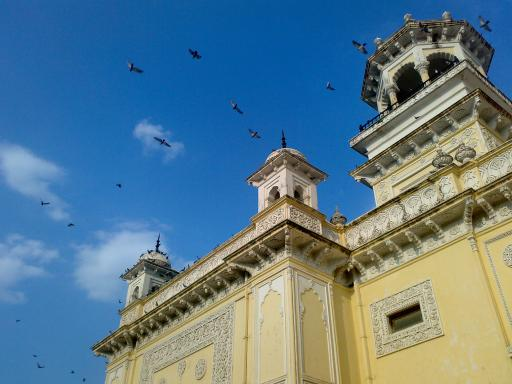
#> input picture data/home.jpg, 512 x 384 px
$ jupyter execute 5_creating_histograms.ipynb
#> lines starting #> are read from the running program, lines starting #| are printed output that depends on the picture
# Exercise 5: Creating and plotting histograms

https://docs.opencv.org/4.5.1/d1/db7/tutorial_py_histogram_begins.html
https://opencv-python-tutroals.readthedocs.io/en/latest/py_tutorials/py_imgproc/py_histograms/py_histogram_begins/py_histogram_begins.html#histograms-getting-started

In this exercise you will learn how to:
- Create image histograms using functions from OpenCV `cv.calcHist()` and Numpy `np.histogram()`.
- Plot histograms using functions `plt.hist()` and `plt.plot()` from Matplotlib.

## Theory

<p>

So what is histogram? You can consider histogram as a graph or plot, which gives you an overall idea about the intensity distribution of an image. It is a plot with pixel values (ranging from 0 to 255, not always) on the X-axis and corresponding number of pixels with that value on the image on Y-axis.

It is just another way of understanding the image. By looking at the histogram of an image, you can get an intuition about the contrast, brightness, intensity distribution, etc. of that image. Almost all image processing tools today, provide features based on histograms. To the right is an image from the [Cambridge in Color website](https://www.cambridgeincolour.com/tutorials/histograms1.htm) and its histogram. Note that this histogram is calculated on the grayscale image, not the color image (i.e. the color image has first been converted into grayscale).

From the histogram we see that:
- The left region of the histogram shows the amount of darker pixels in the image.
- The right region of the histogram shows the amount of brighter pixels in the image.
- The darker region is bigger than the brighter region.
- The amount of midtones (pixel values in the mid-range, say around 127) are scarce.
</p>

## Creating histograms

Now that we have a basic idea of what a histogram is, let's look at how we can create histograms. Both OpenCV and Numpy come with built-in functions for creating histograms. Before using those functions, we need to understand some terminology related to histograms:
- `BINS`: The histogram above shows the number of pixels for every pixel value, from 0 to 255, i.e. you need 256 values to show the histogram above. But you could also create a histogram by counting the number of pixels with values within a certain interval of values, e.g. the intervals 0 to 15, 16 to 31, ..., 240 to 255. In this case, the range of each interval is 16 values, so you would need only 16 intervals to represent the histogram. So you would simply split the whole histogram to 16 sub-parts (intervals), where the value of each sub-part (interval) is the number of all pixels with intensities that fall within the range (interval) of a sub-part. Each sub-part (interval) is called "BIN" (or a "BUCKET"). In the first case, the number of bins was 256 (one for each pixel value 0-255), while in second case, teh number of bins is 16. The number of BINS is referred to as `histSize` in OpenCV.
- `DIMS`: The dimensions is the number of parameters for which we collect the data. In this case, we only collect data regarding  one parameter, the pixels' intensity values in the grayscale image, so here DIMS is 1.
- `RANGE`: This is the range of intensity values you want to measure. Normally, it is \[0,256\], i.e. all intensity values (8-bit channel).

## Example

https://docs.opencv.org/4.5.1/d8/dbc/tutorial_histogram_calculation.html
https://docs.opencv.org/2.4/doc/tutorials/imgproc/histograms/histogram_calculation/histogram_calculation.html#histogram-calculation

Imagine that a Matrix contains information of an image (i.e. intensity in the range 0-255):

Since we know that the range of information values in this case is 256 values, we can segment our range in subparts (bins) like:

and we can keep count of the number of pixels that fall in the range of each $bin_{i}$. Applying this to the example above we get the image below (axis x represents the bins and axis y the number of pixels in each of them).

As a first step, let's import the python modules we need.

[cell 1]
import cv2 as cv
import numpy as np
import matplotlib.pyplot as plt

## Creating histograms with OpenCV

We can use OpenCV's `cv.calcHist()` function to calculate a histogram for an image.

`hist = cv.calcHist(images, channels, mask, histSize, ranges)`
- `images`: an image of type uint8 or float32, which should be given in square brackets, i.e. `[img]`.
- `channels`: index of channel for which to calculate a histogram (also given within square brackets), e.g. for a grayscale image its value is `[0]`, for a color image `[0]`, `[1]` or `[2]` (to calculate histogram of the blue, green or red channel respectively).
- `mask`: an image mask. To find the histogram of the entire image, `None` is supplied, but if you want to find the histogram of particular region of interest (ROI) of the image, you have to create and supply an image mask for that ROI.
- `histSize`: the BIN count (also needs to be given within square brackets), e.g. `[256]` will create one bin for each pixel value.
- `ranges`: the RANGE of pixel values in the image (normally it is `[0,256]`).

The function returns `hist`, a 2-dimensional array in which each value represents a BIN with its corresponding BIN COUNT, e.g. with 256 bins, the shape of `hist` would be (256, 1).

Let's load an image, convert it to grayscale, and find its full histogram.

[cell 2]
# Read an image and convert it to grayscale
img_gray = cv.imread('../data/home.jpg', 0) # 0 = cv.IMREAD_GRAYSCALE
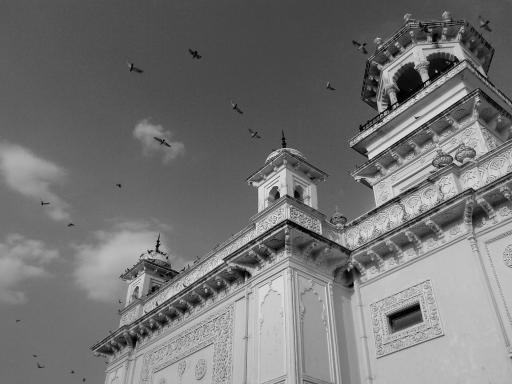
#> img_gray: shape (384, 512); min 0, max 255, mean 116.2
print(f'img_gray.shape: {img_gray.shape}')
#| img_gray.shape: (384, 512)

# Calculate the histogram (for the one and only grayscale channel)
hist = cv.calcHist([img_gray], [0], None, [256], [0,256])
#> hist = 256 values, max 3908 at index 111, min 0 at index 242, mean 768
print(f'\nhist.shape: {hist.shape}')
#| hist.shape: (256, 1)

# Print the number of pixels in the first- and last bins
print(f'\nNumber of pixels in first bin : {hist[0][0]}')
#| Number of pixels in first bin : 163.0
print(f'Number of pixels in last bin  : {hist[-1][0]}')
#| Number of pixels in last bin  : 1.0

## Creating histograms with Numpy

We can use Numpy's `np.histogram()` function to calculate a histogram for an image.

`hist, bins = np.histogram(a, bins, range)`
- `a`: The flattened image array (*flattened* means the image array is converted to a 1-dimensional array, e.g. `img.ravel()`).
- `bins`: The number of equal-width bins in the given range (10, by default), e.g. `256` for 256 bins (one bin per pixel value).
- `range`: The lower and upper range of the bins, e.g. `[0, 256]`.

The function returns `hist` and `bins`.
- `hist` is the same as we calculated before, but the returned array will be 1-dimensional.
- `bins` contains the bin edges, with length = len(hist)+1, i.e. the first bin would be in the interval $[bins[0], bins[1])$.

[cell 3]
# Calculate the histogram (for the one and only grayscale channel)
hist, bins = np.histogram(img_gray.ravel(), 256, [0,256])
#> bins = 257 values from 0 to 256
print(f'\nhist.shape: {hist.shape}')
#| hist.shape: (256,)
print(f'bins.shape: {bins.shape}')
#| bins.shape: (257,)

# Print the number of pixels in the first- and last bins
print(f'\nNumber of pixels in first bin : {hist[0]}')
#| Number of pixels in first bin : 163
print(f'Number of pixels in last bin  : {hist[-1]}')
#| Number of pixels in last bin  : 1

# Print the bins edges of the first- and last bins
print(f'\nBin edges for Bin 0   : [{bins[0]}, {bins[1]})')
#| Bin edges for Bin 0   : [0.0, 1.0)
print(f'Bin edges for Bin {len(hist-1)} : [{bins[-2]}, {bins[-1]})')
#| Bin edges for Bin 256 : [255.0, 256.0)

## Plotting histograms with Matplotlib

Matplotlib comes with a histogram plotting function `plt.hist()` that takes exactly the same input arguments as Numpy's `np.histogram()` function above, and returns a 3-tuple `(hist, bins, _)` where the 2 first elements contain exactly the same return values as `np.histogram()`. The difference is that the function `plt.hist()` also plots the histogram.

`(hist, bins, _) = plt.hist(a, bins, range)`

[cell 4]
# Read image as grayscale
img_gray = cv.imread('../data/home.jpg', 0)

# Plot image
plt.figure(figsize=(10,4));
plt.subplot(1,2,1);
plt.imshow(img_gray, cmap="gray", interpolation="bicubic");
plt.xticks([]); plt.yticks([])

# Plot histogram
plt.subplot(1,2,2);
(hist, bins, _) = plt.hist(img_gray.ravel(), 256, [0,256]);

plt.tight_layout(pad=3.0)
plt.show()
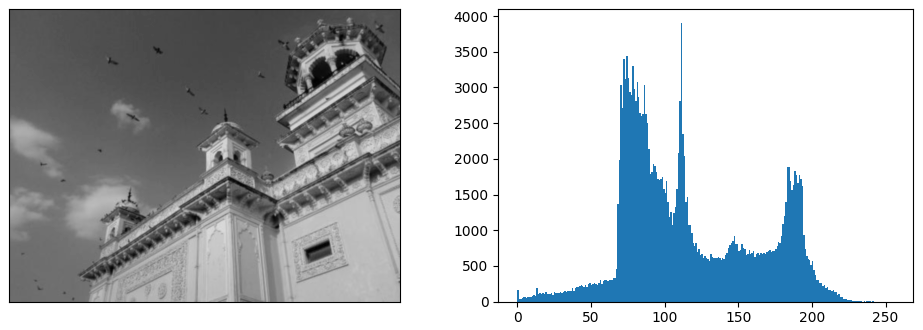
#> figure drawn by matplotlib, 2 panels; panel 2: tallest bar 3908 high, from x = 111 to 112

You can also first calculate the histograms, and then use Matplotlibs normal `plt.plot()` function.

Let's calculate the histogram for each color channel in a color image using OpenCV's `cv.calcHist()` function, and plot them with Matplotlib's `plt.plot()` function. Notice the peak in the blue color channel around the value 170 which is due to the color of the "sky" in the image.

[cell 5]
# Read image as (b,g,r) color
img_color = cv.imread('../data/home.jpg')
#> img_color is the input picture: shape (384, 512, 3); mean B, G, R 141.2, 123.9, 91.6

# Plot image
plt.figure(figsize=(12,4));
plt.subplot(1,2,1);
plt.imshow(img_color[:,:,::-1]);
plt.xticks([]); plt.yticks([])

# Calculate and plot histograms of each color channel (b,g,r)
color = ('b','g','r')
for i, col in enumerate(color):
    hist = cv.calcHist([img_color], [i], None, [256], [0,256])
    plt.subplot(1,2,2);
    plt.plot(hist, color = col)
    plt.xlim([0,256])

plt.tight_layout(pad=3.0)
plt.show()
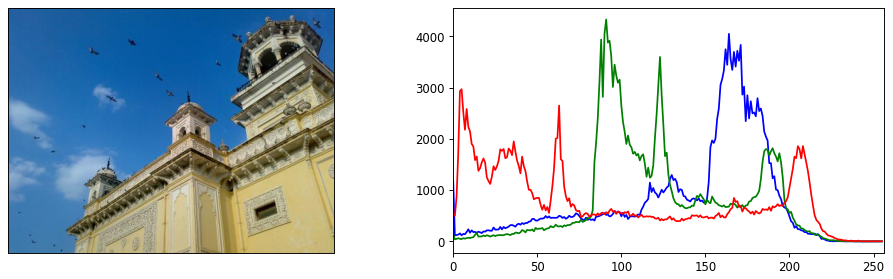
#> figure drawn by matplotlib, 2 panels; panel 2: curve peaks at x = 164, y = 4049; panel 2: curve peaks at x = 91, y = 4328; panel 2: curve peaks at x = 5, y = 2968

## Using histogram masks with OpenCV

The third argument to `hist = cv.calcHist(images, channels, mask, histSize, ranges)` is a mask.

We have previously set this to `None` so that the histogram is calculated for the entire image. If we want to find a histogram of some Region Of Interest (ROI) in the image, we can create a *mask image* (same dimensions as the original image) with the color white (i.e. with all pixel values = 255 for each color channel) for the ROI, and the color black (i.e. with all pixel values = 0 for each color channel) otherwise. This is the mask we would supply as the third argument to the function above.

[cell 6]
# Read in an image as grayscale
img = cv.imread('../data/home.jpg', 0)

# Create a mask with the same shape as the original image.
# Also set all elements in the mask to zero (black).
mask = np.zeros(img.shape[:2], np.uint8)

# Now select the Region Of Interest (ROI) in the mask
# by setting all elements in the ROI to 255 (white).
mask[100:300, 100:400] = 255

# 'AND' the image with itself using the mask (so we can plot this).
# This will "black-out" pixels outside of the ROI.
masked_img = cv.bitwise_and(img, img, mask = mask)
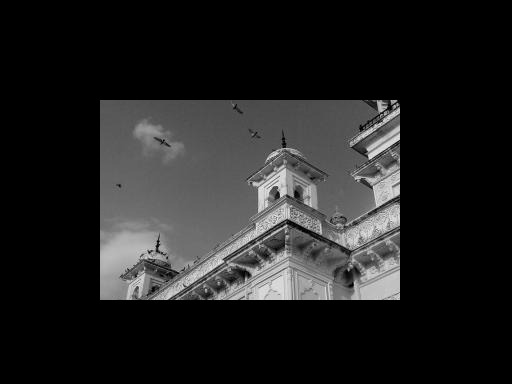
#> masked_img: shape (384, 512); min 0, max 255, mean 33.9

# Let's select the ROI in the original image (so we can plot this).
roi_img = img[100:300, 100:400]
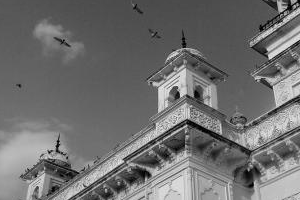
#> roi_img: shape (200, 300); min 0, max 255, mean 111

# Calculate the histogram for the whole image (no mask)
hist_full = cv.calcHist([img], [0], None, [256], [0,256])
#> hist_full has the same summary as hist

# Calculate the histogram for the ROI in the image (with mask)
hist_mask = cv.calcHist([img], [0], mask, [256], [0,256])
#> hist_mask = 256 values, max 1334 at index 81, min 0 at index 242, mean 234.4

# Plot the image, mask, masked image and the two histograms
plt.figure(figsize=(16,6))
plt.subplot(241), plt.imshow(img, 'gray'); plt.title('Original Image'); plt.xticks([]); plt.yticks([]);
plt.subplot(242), plt.imshow(mask,'gray'); plt.title('Mask'); plt.xticks([]); plt.yticks([]);
plt.subplot(243), plt.imshow(masked_img, 'gray'); plt.title('Masked Image'); plt.xticks([]); plt.yticks([]);
plt.subplot(244), plt.imshow(roi_img, 'gray'); plt.title('ROI in Image'); plt.xticks([]); plt.yticks([]);
plt.subplot(212), plt.plot(hist_full), plt.plot(hist_mask), plt.title('Histograms'); plt.legend({'Full','ROI'})
plt.xlim([0,256])

plt.tight_layout(pad=1.0)
plt.show()
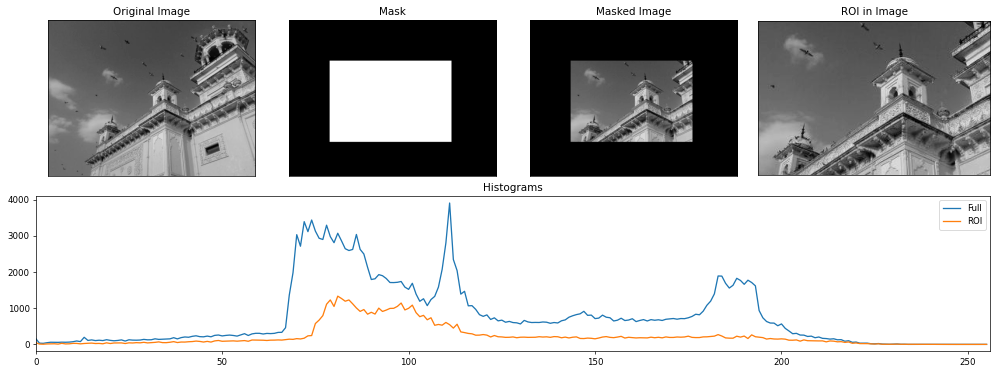
#> figure drawn by matplotlib, 5 panels; panel 5: curve peaks at x = 111, y = 3908; panel 5: curve peaks at x = 81, y = 1334

$ run again, with data/apple.jpg copied over data/home.jpg
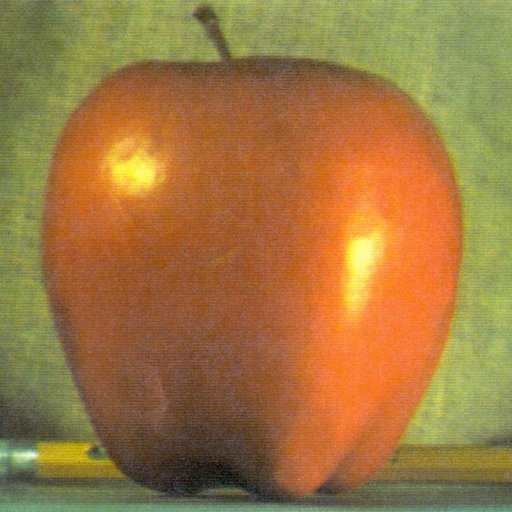
#> input picture data/apple.jpg, 512 x 512 px
#> `img_gray = cv.imread('../data/home.jpg', 0)`:
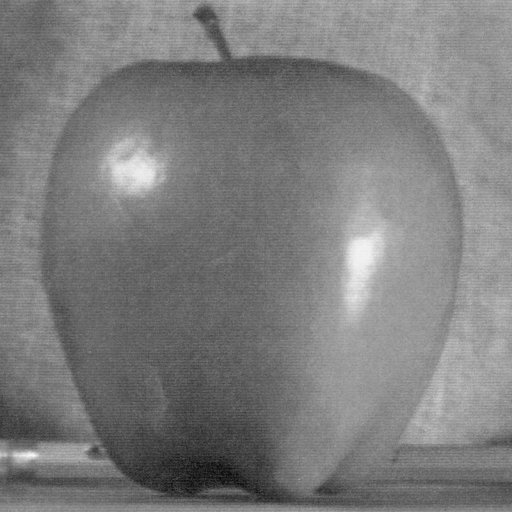
#> img_gray: shape (512, 512); min 7, max 250, mean 125.2
#| img_gray.shape: (512, 512)
#> hist = 256 values, max 3896 at index 152, min 0 at index 0, mean 1024
#| hist.shape: (256, 1)
#| Number of pixels in first bin : 0.0
#| Number of pixels in last bin  : 0.0
#> bins = 257 values from 0 to 256
#| hist.shape: (256,)
#| bins.shape: (257,)
#| Number of pixels in first bin : 0
#| Number of pixels in last bin  : 0
#| Bin edges for Bin 0   : [0.0, 1.0)
#| Bin edges for Bin 256 : [255.0, 256.0)
#> img_color is the input picture: shape (512, 512, 3); mean B, G, R 64.8, 119.7, 159.1
#> `roi_img = img[100:300, 100:400]`:
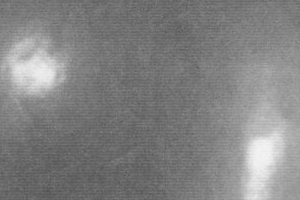
#> roi_img: shape (200, 300); min 82, max 243, mean 129.8
#> hist_full has the same summary as hist
#> hist_mask = 256 values, max 1609 at index 114, min 0 at index 0, mean 234.4

$ run again, with data/bilateral.jpg copied over data/home.jpg
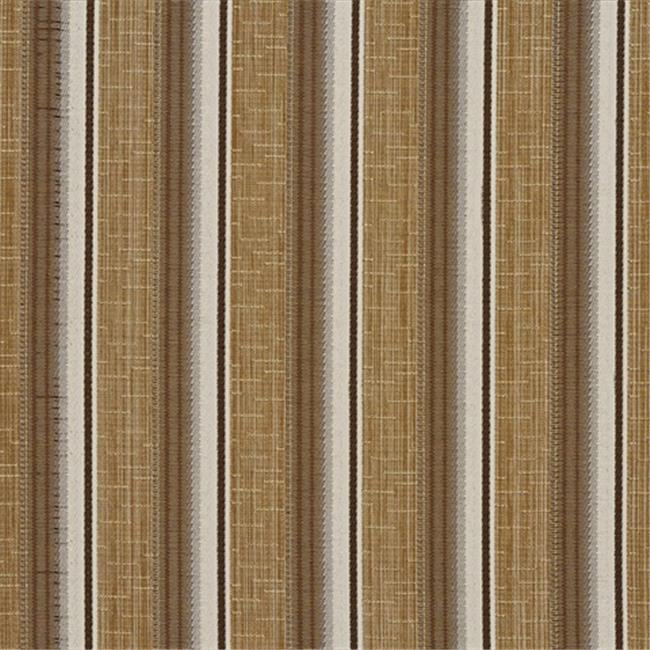
#> input picture data/bilateral.jpg, 650 x 650 px
#> `img_gray = cv.imread('../data/home.jpg', 0)`:
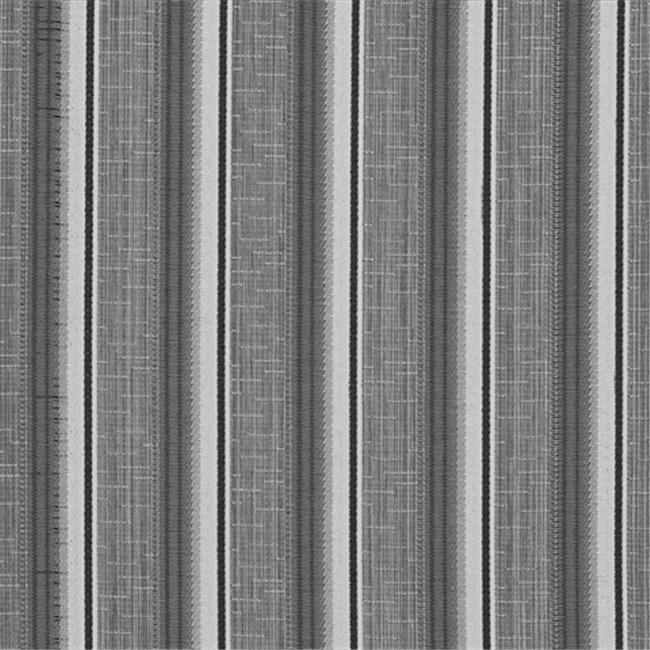
#> img_gray: shape (650, 650); min 21, max 229, mean 127
#| img_gray.shape: (650, 650)
#> hist = 256 values, max 6026 at index 102, min 0 at index 0, mean 1650.4
#| hist.shape: (256, 1)
#| Number of pixels in first bin : 0.0
#| Number of pixels in last bin  : 0.0
#> bins = 257 values from 0 to 256
#| hist.shape: (256,)
#| bins.shape: (257,)
#| Number of pixels in first bin : 0
#| Number of pixels in last bin  : 0
#| Bin edges for Bin 0   : [0.0, 1.0)
#| Bin edges for Bin 256 : [255.0, 256.0)
#> img_color is the input picture: shape (650, 650, 3); mean B, G, R 95.2, 123.5, 146
#> `roi_img = img[100:300, 100:400]`:
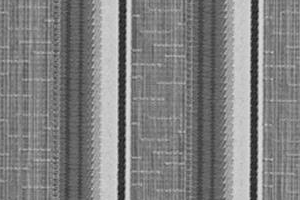
#> roi_img: shape (200, 300); min 23, max 226, mean 128.3
#> hist_full has the same summary as hist
#> hist_mask = 256 values, max 1009 at index 123, min 0 at index 0, mean 234.4

$ run again, with data/daisy.jpg copied over data/home.jpg
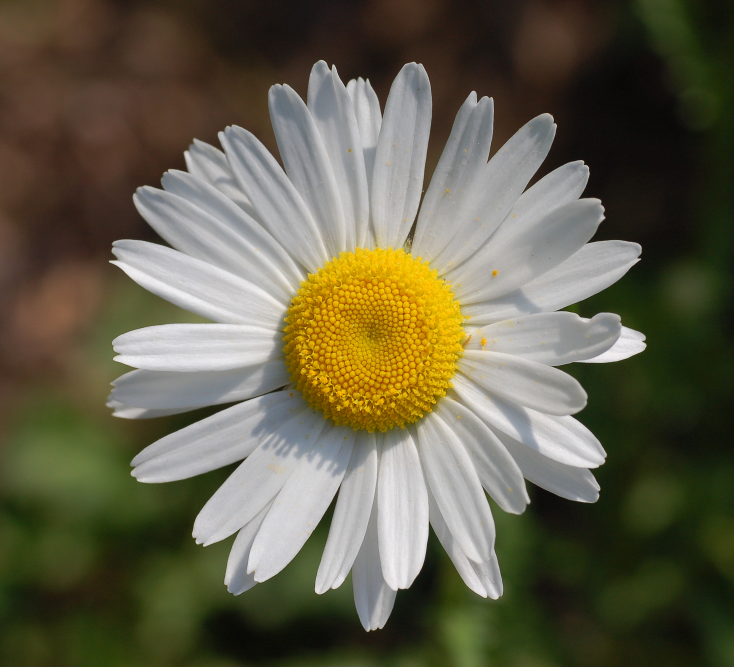
#> input picture data/daisy.jpg, 2200 x 2000 px (shown at 1/3 size)
#> `img_gray = cv.imread('../data/home.jpg', 0)`:
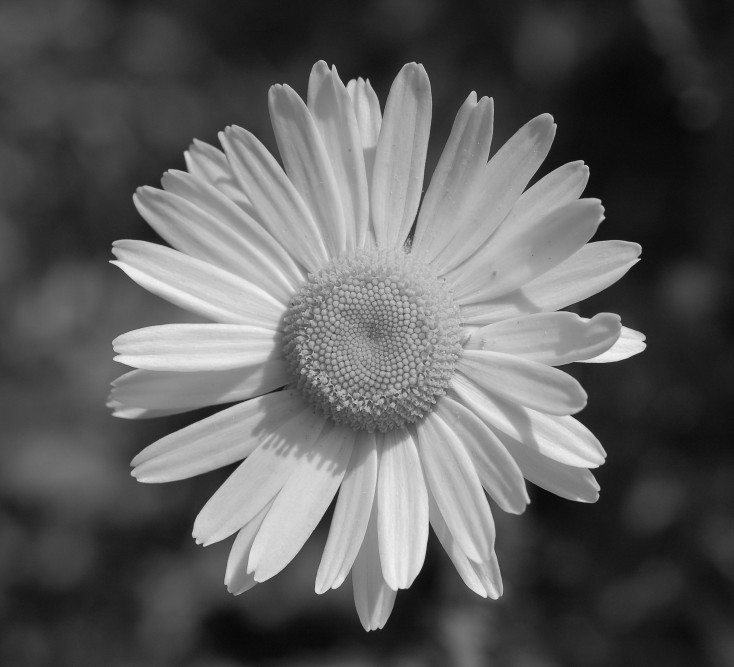
#> img_gray: shape (2000, 2200) (shown at 1/3 size); min 3, max 255, mean 94.1
#| img_gray.shape: (2000, 2200)
#> hist = 256 values, max 55799 at index 25, min 0 at index 0, mean 17187.5
#| hist.shape: (256, 1)
#| Number of pixels in first bin : 0.0
#| Number of pixels in last bin  : 5.0
#> bins = 257 values from 0 to 256
#| hist.shape: (256,)
#| bins.shape: (257,)
#| Number of pixels in first bin : 0
#| Number of pixels in last bin  : 5
#| Bin edges for Bin 0   : [0.0, 1.0)
#| Bin edges for Bin 256 : [255.0, 256.0)
#> img_color is the input picture: shape (2000, 2200, 3); mean B, G, R 74.1, 95.3, 99.3
#> `roi_img = img[100:300, 100:400]`:
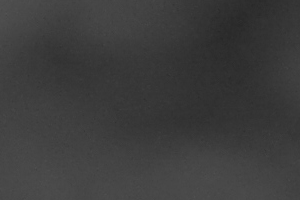
#> roi_img: shape (200, 300); min 40, max 84, mean 60.6
#> hist_full has the same summary as hist
#> hist_mask = 256 values, max 2872 at index 55, min 0 at index 0, mean 234.4
